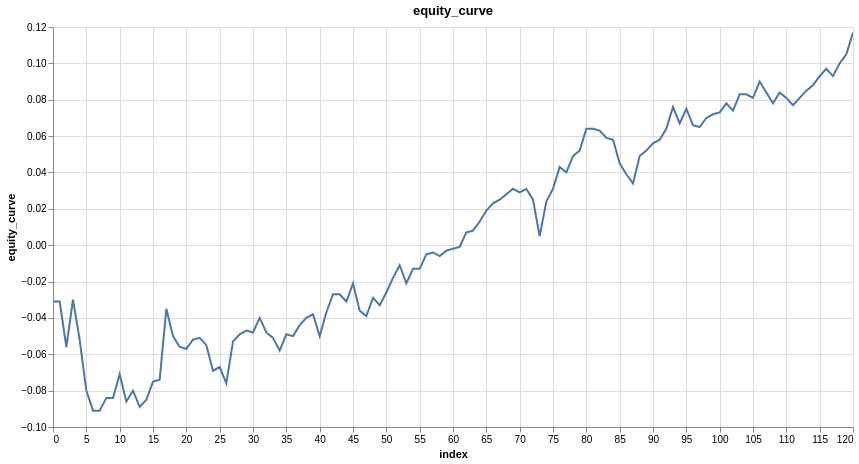

The cell this chart's notebook holds for it:
### Code cell
research.plot_column(trade_results, 'equity_curve')

### Figure 1 — Vega specification as saved in the notebook (floating-point values rounded to 4 significant figures)
{"$schema": "https://vega.github.io/schema/vega/v6.json", "data": [{"name": "param_1e9efca18e7a2868_store"}, {"name": "source_0", "values": [{"equity_curve": -0.031, "index": 0}, {"equity_curve": -0.031, "index": 1}, {"equity_curve": -0.056, "index": 2}, {"equity_curve": -0.03, "index": 3}, {"equity_curve": -0.052, "index": 4}, {"equity_curve": -0.08, "index": 5}, {"equity_curve": -0.091, "index": 6}, {"equity_curve": -0.091, "index": 7}, {"equity_curve": -0.084, "index": 8}, {"equity_curve": -0.084, "index": 9}, {"equity_curve": -0.071, "index": 10}, {"equity_curve": -0.086, "index": 11}, {"equity_curve": -0.08, "index": 12}, {"equity_curve": -0.089, "index": 13}, {"equity_curve": -0.085, "index": 14}, {"equity_curve": -0.075, "index": 15}, {"equity_curve": -0.074, "index": 16}, {"equity_curve": -0.035, "index": 17}, {"equity_curve": -0.05, "index": 18}, {"equity_curve": -0.056, "index": 19}, {"equity_curve": -0.057, "index": 20}, {"equity_curve": -0.052, "index": 21}, {"equity_curve": -0.051, "index": 22}, {"equity_curve": -0.055, "index": 23}, {"equity_curve": -0.069, "index": 24}, {"equity_curve": -0.067, "index": 25}, {"equity_curve": -0.076, "index": 26}, {"equity_curve": -0.053, "index": 27}, {"equity_curve": -0.049, "index": 28}, {"equity_curve": -0.047, "index": 29}, {"equity_curve": -0.048, "index": 30}, {"equity_curve": -0.04, "index": 31}, {"equity_curve": -0.048, "index": 32}, {"equity_curve": -0.051, "index": 33}, {"equity_curve": -0.058, "index": 34}, {"equity_curve": -0.049, "index": 35}, {"equity_curve": -0.05, "index": 36}, {"equity_curve": -0.044, "index": 37}, {"equity_curve": -0.04, "index": 38}, {"equity_curve": -0.038, "index": 39}, {"equity_curve": -0.05, "index": 40}, {"equity_curve": -0.037, "index": 41}, {"equity_curve": -0.027, "index": 42}, {"equity_curve": -0.027, "index": 43}, {"equity_curve": -0.031, "index": 44}, {"equity_curve": -0.021, "index": 45}, {"equity_curve": -0.036, "index": 46}, {"equity_curve": -0.039, "index": 47}, {"equity_curve": -0.029, "index": 48}, {"equity_curve": -0.033, "index": 49}, {"equity_curve": -0.026, "index": 50}, {"equity_curve": -0.018, "index": 51}, {"equity_curve": -0.011, "index": 52}, {"equity_curve": -0.021, "index": 53}, {"equity_curve": -0.013, "index": 54}, {"equity_curve": -0.013, "index": 55}, {"equity_curve": -0.005, "index": 56}, {"equity_curve": -0.004, "index": 57}, {"equity_curve": -0.006, "index": 58}, {"equity_curve": -0.003, "index": 59}, {"equity_curve": -0.002, "index": 60}, {"equity_curve": -0.001, "index": 61}, {"equity_curve": 0.007, "index": 62}, {"equity_curve": 0.008, "index": 63}, {"equity_curve": 0.013, "index": 64}, {"equity_curve": 0.019, "index": 65}, {"equity_curve": 0.023, "index": 66}, {"equity_curve": 0.025, "index": 67}, {"equity_curve": 0.028, "index": 68}, {"equity_curve": 0.031, "index": 69}, {"equity_curve": 0.029, "index": 70}, {"equity_curve": 0.031, "index": 71}, {"equity_curve": 0.025, "index": 72}, {"equity_curve": 0.005, "index": 73}, {"equity_curve": 0.024, "index": 74}, {"equity_curve": 0.031, "index": 75}, {"equity_curve": 0.043, "index": 76}, {"equity_curve": 0.04, "index": 77}, {"equity_curve": 0.049, "index": 78}, {"equity_curve": 0.052, "index": 79}, {"equity_curve": 0.064, "index": 80}, {"equity_curve": 0.064, "index": 81}, {"equity_curve": 0.063, "index": 82}, {"equity_curve": 0.059, "index": 83}, {"equity_curve": 0.058, "index": 84}, {"equity_curve": 0.045, "index": 85}, {"equity_curve": 0.039, "index": 86}, {"equity_curve": 0.034, "index": 87}, {"equity_curve": 0.049, "index": 88}, {"equity_curve": 0.052, "index": 89}, {"equity_curve": 0.056, "index": 90}, {"equity_curve": 0.058, "index": 91}, {"equity_curve": 0.064, "index": 92}, {"equity_curve": 0.076, "index": 93}, {"equity_curve": 0.067, "index": 94}, {"equity_curve": 0.075, "index": 95}, {"equity_curve": 0.066, "index": 96}, {"equity_curve": 0.065, "index": 97}, {"equity_curve": 0.07, "index": 98}, {"equity_curve": 0.072, "index": 99}, {"equity_curve": 0.073, "index": 100}, {"equity_curve": 0.078, "index": 101}, {"equity_curve": 0.074, "index": 102}, {"equity_curve": 0.083, "index": 103}, {"equity_curve": 0.083, "index": 104}, {"equity_curve": 0.081, "index": 105}, {"equity_curve": 0.09, "index": 106}, {"equity_curve": 0.084, "index": 107}, {"equity_curve": 0.078, "index": 108}, {"equity_curve": 0.084, "index": 109}, {"equity_curve": 0.081, "index": 110}, {"equity_curve": 0.077, "index": 111}, {"equity_curve": 0.081, "index": 112}, {"equity_curve": 0.085, "index": 113}, {"equity_curve": 0.088, "index": 114}, {"equity_curve": 0.093, "index": 115}, {"equity_curve": 0.097, "index": 116}, {"equity_curve": 0.093, "index": 117}, {"equity_curve": 0.1, "index": 118}, {"equity_curve": 0.105, "index": 119}, {"equity_curve": 0.117, "index": 120}]}, {"name": "source_0_x_domain_index", "values": [{"min": 0, "max": 120}]}, {"name": "source_0_y_domain_equity_curve", "values": [{"min": -0.091, "max": 0.117}]}], "signals": [{"name": "unit", "value": {}, "on": [{"events": "pointermove", "update": "isTuple(group()) ? group() : unit"}]}, {"name": "param_1e9efca18e7a2868", "update": "vlSelectionResolve(\"param_1e9efca18e7a2868_store\", \"union\")"}, {"name": "param_1e9efca18e7a2868_index", "on": [{"events": [{"source": "view", "type": "dblclick"}], "update": "null"}, {"events": {"signal": "param_1e9efca18e7a2868_translate_delta"}, "update": "panLinear(param_1e9efca18e7a2868_translate_anchor.extent_x, -param_1e9efca18e7a2868_translate_delta.x / width)"}, {"events": {"signal": "param_1e9efca18e7a2868_zoom_delta"}, "update": "zoomLinear(domain(\"x\"), param_1e9efca18e7a2868_zoom_anchor.x, param_1e9efca18e7a2868_zoom_delta)"}]}, {"name": "param_1e9efca18e7a2868_equity_curve", "on": [{"events": [{"source": "view", "type": "dblclick"}], "update": "null"}, {"events": {"signal": "param_1e9efca18e7a2868_translate_delta"}, "update": "panLinear(param_1e9efca18e7a2868_translate_anchor.extent_y, param_1e9efca18e7a2868_translate_delta.y / height)"}, {"events": {"signal": "param_1e9efca18e7a2868_zoom_delta"}, "update": "zoomLinear(domain(\"y\"), param_1e9efca18e7a2868_zoom_anchor.y, param_1e9efca18e7a2868_zoom_delta)"}]}, {"name": "param_1e9efca18e7a2868_tuple", "on": [{"events": [{"signal": "param_1e9efca18e7a2868_index || param_1e9efca18e7a2868_equity_curve"}], "update": "param_1e9efca18e7a2868_index && param_1e9efca18e7a2868_equity_curve ? {unit: \"\", fields: param_1e9efca18e7a2868_tuple_fields, values: [param_1e9efca18e7a2868_index,param_1e9efca18e7a2868_equity_curve]} : null"}]}, {"name": "param_1e9efca18e7a2868_tuple_fields", "value": [{"field": "index", "channel": "x", "type": "R"}, {"field": "equity_curve", "channel": "y", "type": "R"}]}, {"name": "param_1e9efca18e7a2868_translate_anchor", "value": {}, "on": [{"events": [{"source": "scope", "type": "pointerdown"}], "update": "{x: x(unit), y: y(unit), extent_x: domain(\"x\"), extent_y: domain(\"y\")}"}]}, {"name": "param_1e9efca18e7a2868_translate_delta", "value": {}, "on": [{"events": [{"source": "window", "between": [{"source": "scope", "type": "pointerdown"}, {"source": "window", "type": "pointerup"}], "consume": true, "type": "pointermove"}], "update": "{x: param_1e9efca18e7a2868_translate_anchor.x - x(unit), y: param_1e9efca18e7a2868_translate_anchor.y - y(unit)}"}]}, {"name": "param_1e9efca18e7a2868_zoom_anchor", "on": [{"events": [{"source": "scope", "type": "wheel", "consume": true}], "update": "{x: invert(\"x\", x(unit)), y: invert(\"y\", y(unit))}"}]}, {"name": "param_1e9efca18e7a2868_zoom_delta", "on": [{"events": [{"source": "scope", "consume": true, "type": "wheel"}], "update": "pow(1.001, event.deltaY * pow(16, event.deltaMode))", "force": true}]}, {"name": "param_1e9efca18e7a2868_modify", "on": [{"events": {"signal": "param_1e9efca18e7a2868_tuple"}, "update": "modify(\"param_1e9efca18e7a2868_store\", param_1e9efca18e7a2868_tuple, true)"}]}], "marks": [{"type": "line", "name": "marks", "from": {"data": "source_0"}, "sort": {"field": "x"}, "encode": {"update": {"stroke": {"value": "#4c78a8"}, "x": {"field": "index", "scale": "x"}, "y": {"field": "equity_curve", "scale": "y"}, "tooltip": {"signal": "{\"index\": format(datum[\"index\"], \"\"), \"equity_curve\": format(datum[\"equity_curve\"], \"\")}"}, "defined": {"signal": "isValid(datum[\"index\"]) && isFinite(+datum[\"index\"]) && isValid(datum[\"equity_curve\"]) && isFinite(+datum[\"equity_curve\"])"}}}, "interactive": true, "style": ["line"], "clip": true}], "scales": [{"name": "x", "type": "linear", "domain": [{"signal": "(data(\"source_0_x_domain_index\")[0] || {}).min"}, {"signal": "(data(\"source_0_x_domain_index\")[0] || {}).max"}], "range": [0, {"signal": "width"}], "zero": false, "domainRaw": {"signal": "param_1e9efca18e7a2868[\"index\"]"}, "nice": true}, {"name": "y", "type": "linear", "domain": [{"signal": "(data(\"source_0_y_domain_equity_curve\")[0] || {}).min"}, {"signal": "(data(\"source_0_y_domain_equity_curve\")[0] || {}).max"}], "range": [{"signal": "height"}, 0], "nice": true, "zero": true, "domainRaw": {"signal": "param_1e9efca18e7a2868[\"equity_curve\"]"}}], "axes": [{"scale": "x", "minExtent": 0, "orient": "bottom", "gridScale": "y", "grid": true, "domain": false, "aria": false, "zindex": 0, "tickCount": {"signal": "ceil(width/40)"}, "labels": false, "maxExtent": 0, "ticks": false}, {"scale": "y", "labels": false, "maxExtent": 0, "domain": false, "zindex": 0, "orient": "left", "tickCount": {"signal": "ceil(height/40)"}, "minExtent": 0, "ticks": false, "aria": false, "gridScale": "x", "grid": true}, {"scale": "x", "labelFlush": true, "zindex": 0, "grid": false, "orient": "bottom", "labelOverlap": true, "tickCount": {"signal": "ceil(width/40)"}, "title": "index"}, {"scale": "y", "labelOverlap": true, "title": "equity_curve", "tickCount": {"signal": "ceil(height/40)"}, "zindex": 0, "grid": false, "orient": "left"}], "title": {"text": "equity_curve", "frame": "group"}, "style": "cell", "height": 400, "background": "white", "padding": 5, "width": 800}
